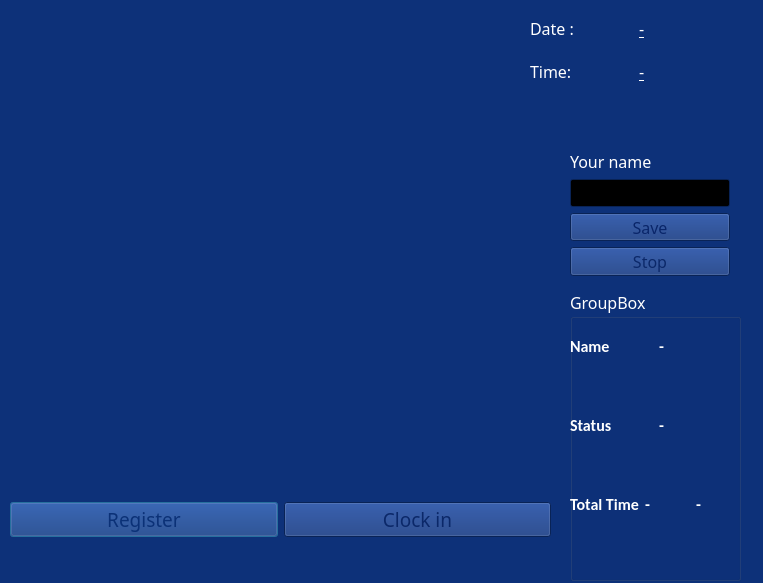
<?xml version="1.0" encoding="UTF-8"?>
<ui version="4.0">
 <class>OutputDialog</class>
 <widget class="QDialog" name="OutputDialog">
  <property name="geometry">
   <rect>
    <x>0</x>
    <y>0</y>
    <width>763</width>
    <height>583</height>
   </rect>
  </property>
  <property name="minimumSize">
   <size>
    <width>0</width>
    <height>0</height>
   </size>
  </property>
  <property name="maximumSize">
   <size>
    <width>1920</width>
    <height>1080</height>
   </size>
  </property>
  <property name="palette">
   <palette>
    <active>
     <colorrole role="WindowText">
      <brush brushstyle="SolidPattern">
       <color alpha="255">
        <red>255</red>
        <green>255</green>
        <blue>255</blue>
       </color>
      </brush>
     </colorrole>
     <colorrole role="Button">
      <brush brushstyle="SolidPattern">
       <color alpha="255">
        <red>13</red>
        <green>49</green>
        <blue>121</blue>
       </color>
      </brush>
     </colorrole>
     <colorrole role="Light">
      <brush brushstyle="SolidPattern">
       <color alpha="255">
        <red>19</red>
        <green>73</green>
        <blue>181</blue>
       </color>
      </brush>
     </colorrole>
     <colorrole role="Midlight">
      <brush brushstyle="SolidPattern">
       <color alpha="255">
        <red>16</red>
        <green>61</green>
        <blue>151</blue>
       </color>
      </brush>
     </colorrole>
     <colorrole role="Dark">
      <brush brushstyle="SolidPattern">
       <color alpha="255">
        <red>6</red>
        <green>24</green>
        <blue>60</blue>
       </color>
      </brush>
     </colorrole>
     <colorrole role="Mid">
      <brush brushstyle="SolidPattern">
       <color alpha="255">
        <red>9</red>
        <green>33</green>
        <blue>81</blue>
       </color>
      </brush>
     </colorrole>
     <colorrole role="Text">
      <brush brushstyle="SolidPattern">
       <color alpha="255">
        <red>255</red>
        <green>255</green>
        <blue>255</blue>
       </color>
      </brush>
     </colorrole>
     <colorrole role="BrightText">
      <brush brushstyle="SolidPattern">
       <color alpha="255">
        <red>255</red>
        <green>255</green>
        <blue>255</blue>
       </color>
      </brush>
     </colorrole>
     <colorrole role="ButtonText">
      <brush brushstyle="SolidPattern">
       <color alpha="255">
        <red>255</red>
        <green>255</green>
        <blue>255</blue>
       </color>
      </brush>
     </colorrole>
     <colorrole role="Base">
      <brush brushstyle="SolidPattern">
       <color alpha="255">
        <red>0</red>
        <green>0</green>
        <blue>0</blue>
       </color>
      </brush>
     </colorrole>
     <colorrole role="Window">
      <brush brushstyle="SolidPattern">
       <color alpha="255">
        <red>13</red>
        <green>49</green>
        <blue>121</blue>
       </color>
      </brush>
     </colorrole>
     <colorrole role="Shadow">
      <brush brushstyle="SolidPattern">
       <color alpha="255">
        <red>0</red>
        <green>0</green>
        <blue>0</blue>
       </color>
      </brush>
     </colorrole>
     <colorrole role="AlternateBase">
      <brush brushstyle="SolidPattern">
       <color alpha="255">
        <red>6</red>
        <green>24</green>
        <blue>60</blue>
       </color>
      </brush>
     </colorrole>
     <colorrole role="ToolTipBase">
      <brush brushstyle="SolidPattern">
       <color alpha="255">
        <red>255</red>
        <green>255</green>
        <blue>220</blue>
       </color>
      </brush>
     </colorrole>
     <colorrole role="ToolTipText">
      <brush brushstyle="SolidPattern">
       <color alpha="255">
        <red>0</red>
        <green>0</green>
        <blue>0</blue>
       </color>
      </brush>
     </colorrole>
     <colorrole role="PlaceholderText">
      <brush brushstyle="SolidPattern">
       <color alpha="128">
        <red>255</red>
        <green>255</green>
        <blue>255</blue>
       </color>
      </brush>
     </colorrole>
    </active>
    <inactive>
     <colorrole role="WindowText">
      <brush brushstyle="SolidPattern">
       <color alpha="255">
        <red>255</red>
        <green>255</green>
        <blue>255</blue>
       </color>
      </brush>
     </colorrole>
     <colorrole role="Button">
      <brush brushstyle="SolidPattern">
       <color alpha="255">
        <red>13</red>
        <green>49</green>
        <blue>121</blue>
       </color>
      </brush>
     </colorrole>
     <colorrole role="Light">
      <brush brushstyle="SolidPattern">
       <color alpha="255">
        <red>19</red>
        <green>73</green>
        <blue>181</blue>
       </color>
      </brush>
     </colorrole>
     <colorrole role="Midlight">
      <brush brushstyle="SolidPattern">
       <color alpha="255">
        <red>16</red>
        <green>61</green>
        <blue>151</blue>
       </color>
      </brush>
     </colorrole>
     <colorrole role="Dark">
      <brush brushstyle="SolidPattern">
       <color alpha="255">
        <red>6</red>
        <green>24</green>
        <blue>60</blue>
       </color>
      </brush>
     </colorrole>
     <colorrole role="Mid">
      <brush brushstyle="SolidPattern">
       <color alpha="255">
        <red>9</red>
        <green>33</green>
        <blue>81</blue>
       </color>
      </brush>
     </colorrole>
     <colorrole role="Text">
      <brush brushstyle="SolidPattern">
       <color alpha="255">
        <red>255</red>
        <green>255</green>
        <blue>255</blue>
       </color>
      </brush>
     </colorrole>
     <colorrole role="BrightText">
      <brush brushstyle="SolidPattern">
       <color alpha="255">
        <red>255</red>
        <green>255</green>
        <blue>255</blue>
       </color>
      </brush>
     </colorrole>
     <colorrole role="ButtonText">
      <brush brushstyle="SolidPattern">
       <color alpha="255">
        <red>255</red>
        <green>255</green>
        <blue>255</blue>
       </color>
      </brush>
     </colorrole>
     <colorrole role="Base">
      <brush brushstyle="SolidPattern">
       <color alpha="255">
        <red>0</red>
        <green>0</green>
        <blue>0</blue>
       </color>
      </brush>
     </colorrole>
     <colorrole role="Window">
      <brush brushstyle="SolidPattern">
       <color alpha="255">
        <red>13</red>
        <green>49</green>
        <blue>121</blue>
       </color>
      </brush>
     </colorrole>
     <colorrole role="Shadow">
      <brush brushstyle="SolidPattern">
       <color alpha="255">
        <red>0</red>
        <green>0</green>
        <blue>0</blue>
       </color>
      </brush>
     </colorrole>
     <colorrole role="AlternateBase">
      <brush brushstyle="SolidPattern">
       <color alpha="255">
        <red>6</red>
        <green>24</green>
        <blue>60</blue>
       </color>
      </brush>
     </colorrole>
     <colorrole role="ToolTipBase">
      <brush brushstyle="SolidPattern">
       <color alpha="255">
        <red>255</red>
        <green>255</green>
        <blue>220</blue>
       </color>
      </brush>
     </colorrole>
     <colorrole role="ToolTipText">
      <brush brushstyle="SolidPattern">
       <color alpha="255">
        <red>0</red>
        <green>0</green>
        <blue>0</blue>
       </color>
      </brush>
     </colorrole>
     <colorrole role="PlaceholderText">
      <brush brushstyle="SolidPattern">
       <color alpha="128">
        <red>255</red>
        <green>255</green>
        <blue>255</blue>
       </color>
      </brush>
     </colorrole>
    </inactive>
    <disabled>
     <colorrole role="WindowText">
      <brush brushstyle="SolidPattern">
       <color alpha="255">
        <red>6</red>
        <green>24</green>
        <blue>60</blue>
       </color>
      </brush>
     </colorrole>
     <colorrole role="Button">
      <brush brushstyle="SolidPattern">
       <color alpha="255">
        <red>13</red>
        <green>49</green>
        <blue>121</blue>
       </color>
      </brush>
     </colorrole>
     <colorrole role="Light">
      <brush brushstyle="SolidPattern">
       <color alpha="255">
        <red>19</red>
        <green>73</green>
        <blue>181</blue>
       </color>
      </brush>
     </colorrole>
     <colorrole role="Midlight">
      <brush brushstyle="SolidPattern">
       <color alpha="255">
        <red>16</red>
        <green>61</green>
        <blue>151</blue>
       </color>
      </brush>
     </colorrole>
     <colorrole role="Dark">
      <brush brushstyle="SolidPattern">
       <color alpha="255">
        <red>6</red>
        <green>24</green>
        <blue>60</blue>
       </color>
      </brush>
     </colorrole>
     <colorrole role="Mid">
      <brush brushstyle="SolidPattern">
       <color alpha="255">
        <red>9</red>
        <green>33</green>
        <blue>81</blue>
       </color>
      </brush>
     </colorrole>
     <colorrole role="Text">
      <brush brushstyle="SolidPattern">
       <color alpha="255">
        <red>6</red>
        <green>24</green>
        <blue>60</blue>
       </color>
      </brush>
     </colorrole>
     <colorrole role="BrightText">
      <brush brushstyle="SolidPattern">
       <color alpha="255">
        <red>255</red>
        <green>255</green>
        <blue>255</blue>
       </color>
      </brush>
     </colorrole>
     <colorrole role="ButtonText">
      <brush brushstyle="SolidPattern">
       <color alpha="255">
        <red>6</red>
        <green>24</green>
        <blue>60</blue>
       </color>
      </brush>
     </colorrole>
     <colorrole role="Base">
      <brush brushstyle="SolidPattern">
       <color alpha="255">
        <red>13</red>
        <green>49</green>
        <blue>121</blue>
       </color>
      </brush>
     </colorrole>
     <colorrole role="Window">
      <brush brushstyle="SolidPattern">
       <color alpha="255">
        <red>13</red>
        <green>49</green>
        <blue>121</blue>
       </color>
      </brush>
     </colorrole>
     <colorrole role="Shadow">
      <brush brushstyle="SolidPattern">
       <color alpha="255">
        <red>0</red>
        <green>0</green>
        <blue>0</blue>
       </color>
      </brush>
     </colorrole>
     <colorrole role="AlternateBase">
      <brush brushstyle="SolidPattern">
       <color alpha="255">
        <red>13</red>
        <green>49</green>
        <blue>121</blue>
       </color>
      </brush>
     </colorrole>
     <colorrole role="ToolTipBase">
      <brush brushstyle="SolidPattern">
       <color alpha="255">
        <red>255</red>
        <green>255</green>
        <blue>220</blue>
       </color>
      </brush>
     </colorrole>
     <colorrole role="ToolTipText">
      <brush brushstyle="SolidPattern">
       <color alpha="255">
        <red>0</red>
        <green>0</green>
        <blue>0</blue>
       </color>
      </brush>
     </colorrole>
     <colorrole role="PlaceholderText">
      <brush brushstyle="SolidPattern">
       <color alpha="128">
        <red>255</red>
        <green>255</green>
        <blue>255</blue>
       </color>
      </brush>
     </colorrole>
    </disabled>
   </palette>
  </property>
  <property name="font">
   <font>
    <family>Franklin Gothic Medium</family>
    <pointsize>12</pointsize>
    <weight>50</weight>
    <bold>false</bold>
   </font>
  </property>
  <property name="windowTitle">
   <string>Facial Recognition</string>
  </property>
  <property name="windowIcon">
   <iconset resource="resource.qrc">
    <normaloff>:/icon/icon.png</normaloff>:/icon/icon.png</iconset>
  </property>
  <widget class="QLabel" name="imgLabel">
   <property name="geometry">
    <rect>
     <x>10</x>
     <y>10</y>
     <width>511</width>
     <height>391</height>
    </rect>
   </property>
   <property name="maximumSize">
    <size>
     <width>640</width>
     <height>480</height>
    </size>
   </property>
   <property name="text">
    <string/>
   </property>
  </widget>
  <widget class="QWidget" name="horizontalLayoutWidget">
   <property name="geometry">
    <rect>
     <x>10</x>
     <y>480</y>
     <width>541</width>
     <height>80</height>
    </rect>
   </property>
   <layout class="QHBoxLayout" name="horizontalLayout">
    <item>
     <widget class="QPushButton" name="registerButton">
      <property name="palette">
       <palette>
        <active>
         <colorrole role="Text">
          <brush brushstyle="SolidPattern">
           <color alpha="255">
            <red>255</red>
            <green>255</green>
            <blue>255</blue>
           </color>
          </brush>
         </colorrole>
         <colorrole role="ButtonText">
          <brush brushstyle="SolidPattern">
           <color alpha="255">
            <red>11</red>
            <green>49</green>
            <blue>119</blue>
           </color>
          </brush>
         </colorrole>
        </active>
        <inactive>
         <colorrole role="Text">
          <brush brushstyle="SolidPattern">
           <color alpha="255">
            <red>255</red>
            <green>255</green>
            <blue>255</blue>
           </color>
          </brush>
         </colorrole>
         <colorrole role="ButtonText">
          <brush brushstyle="SolidPattern">
           <color alpha="255">
            <red>11</red>
            <green>49</green>
            <blue>119</blue>
           </color>
          </brush>
         </colorrole>
        </inactive>
        <disabled>
         <colorrole role="Text">
          <brush brushstyle="SolidPattern">
           <color alpha="255">
            <red>6</red>
            <green>24</green>
            <blue>60</blue>
           </color>
          </brush>
         </colorrole>
         <colorrole role="ButtonText">
          <brush brushstyle="SolidPattern">
           <color alpha="255">
            <red>6</red>
            <green>24</green>
            <blue>60</blue>
           </color>
          </brush>
         </colorrole>
        </disabled>
       </palette>
      </property>
      <property name="font">
       <font>
        <family>Franklin Gothic Medium</family>
        <pointsize>14</pointsize>
        <weight>50</weight>
        <bold>false</bold>
       </font>
      </property>
      <property name="text">
       <string>Register</string>
      </property>
      <property name="checkable">
       <bool>true</bool>
      </property>
     </widget>
    </item>
    <item>
     <widget class="QPushButton" name="ClockInButton">
      <property name="palette">
       <palette>
        <active>
         <colorrole role="ButtonText">
          <brush brushstyle="SolidPattern">
           <color alpha="255">
            <red>11</red>
            <green>40</green>
            <blue>105</blue>
           </color>
          </brush>
         </colorrole>
        </active>
        <inactive>
         <colorrole role="ButtonText">
          <brush brushstyle="SolidPattern">
           <color alpha="255">
            <red>11</red>
            <green>40</green>
            <blue>105</blue>
           </color>
          </brush>
         </colorrole>
        </inactive>
        <disabled>
         <colorrole role="ButtonText">
          <brush brushstyle="SolidPattern">
           <color alpha="255">
            <red>6</red>
            <green>24</green>
            <blue>60</blue>
           </color>
          </brush>
         </colorrole>
        </disabled>
       </palette>
      </property>
      <property name="font">
       <font>
        <family>Franklin Gothic Medium</family>
        <pointsize>14</pointsize>
        <weight>50</weight>
        <bold>false</bold>
       </font>
      </property>
      <property name="text">
       <string>Clock in</string>
      </property>
      <property name="checkable">
       <bool>true</bool>
      </property>
     </widget>
    </item>
   </layout>
  </widget>
  <widget class="QWidget" name="gridLayoutWidget">
   <property name="geometry">
    <rect>
     <x>530</x>
     <y>10</y>
     <width>211</width>
     <height>80</height>
    </rect>
   </property>
   <layout class="QGridLayout" name="gridLayout">
    <item row="0" column="0">
     <layout class="QHBoxLayout" name="horizontalLayout_2">
      <item>
       <widget class="QLabel" name="label">
        <property name="font">
         <font>
          <family>Franklin Gothic Medium</family>
          <pointsize>12</pointsize>
          <weight>50</weight>
          <bold>false</bold>
         </font>
        </property>
        <property name="text">
         <string>Date :</string>
        </property>
       </widget>
      </item>
      <item>
       <widget class="QLabel" name="Date_Label">
        <property name="font">
         <font>
          <family>Franklin Gothic Medium</family>
          <pointsize>12</pointsize>
          <weight>50</weight>
          <bold>false</bold>
          <underline>true</underline>
         </font>
        </property>
        <property name="text">
         <string>-</string>
        </property>
       </widget>
      </item>
     </layout>
    </item>
    <item row="1" column="0">
     <layout class="QHBoxLayout" name="horizontalLayout_3">
      <item>
       <widget class="QLabel" name="label_2">
        <property name="font">
         <font>
          <family>Franklin Gothic Medium</family>
          <pointsize>12</pointsize>
          <weight>50</weight>
          <bold>false</bold>
         </font>
        </property>
        <property name="text">
         <string>Time:</string>
        </property>
       </widget>
      </item>
      <item>
       <widget class="QLabel" name="Time_Label">
        <property name="font">
         <font>
          <family>Franklin Gothic Medium</family>
          <pointsize>12</pointsize>
          <weight>50</weight>
          <bold>false</bold>
          <underline>true</underline>
         </font>
        </property>
        <property name="text">
         <string>-</string>
        </property>
       </widget>
      </item>
     </layout>
    </item>
   </layout>
  </widget>
  <widget class="QGroupBox" name="groupBox">
   <property name="geometry">
    <rect>
     <x>570</x>
     <y>290</y>
     <width>171</width>
     <height>291</height>
    </rect>
   </property>
   <property name="title">
    <string>GroupBox</string>
   </property>
   <widget class="QWidget" name="gridLayoutWidget_2">
    <property name="geometry">
     <rect>
      <x>0</x>
      <y>20</y>
      <width>171</width>
      <height>231</height>
     </rect>
    </property>
    <layout class="QGridLayout" name="gridLayout_2">
     <item row="1" column="0">
      <layout class="QHBoxLayout" name="horizontalLayout_5">
       <item>
        <widget class="QLabel" name="label_4">
         <property name="font">
          <font>
           <family>Calibri</family>
           <pointsize>12</pointsize>
           <weight>75</weight>
           <bold>true</bold>
          </font>
         </property>
         <property name="text">
          <string>Status</string>
         </property>
        </widget>
       </item>
       <item>
        <widget class="QLabel" name="StatusLabel">
         <property name="font">
          <font>
           <family>Calibri</family>
           <pointsize>12</pointsize>
           <weight>75</weight>
           <bold>true</bold>
          </font>
         </property>
         <property name="text">
          <string>-</string>
         </property>
        </widget>
       </item>
      </layout>
     </item>
     <item row="0" column="0">
      <layout class="QHBoxLayout" name="horizontalLayout_4">
       <item>
        <widget class="QLabel" name="label_3">
         <property name="font">
          <font>
           <family>Calibri</family>
           <pointsize>12</pointsize>
           <weight>75</weight>
           <bold>true</bold>
          </font>
         </property>
         <property name="text">
          <string>Name</string>
         </property>
        </widget>
       </item>
       <item>
        <widget class="QLabel" name="NameLabel">
         <property name="font">
          <font>
           <family>Calibri</family>
           <pointsize>12</pointsize>
           <weight>75</weight>
           <bold>true</bold>
          </font>
         </property>
         <property name="text">
          <string>-</string>
         </property>
        </widget>
       </item>
      </layout>
     </item>
     <item row="2" column="0">
      <layout class="QHBoxLayout" name="horizontalLayout_6">
       <item>
        <widget class="QLabel" name="label_5">
         <property name="font">
          <font>
           <family>Calibri</family>
           <pointsize>12</pointsize>
           <weight>75</weight>
           <bold>true</bold>
          </font>
         </property>
         <property name="text">
          <string>Total Time</string>
         </property>
        </widget>
       </item>
       <item>
        <widget class="QLabel" name="HoursLabel">
         <property name="font">
          <font>
           <family>Calibri</family>
           <pointsize>12</pointsize>
           <weight>75</weight>
           <bold>true</bold>
          </font>
         </property>
         <property name="text">
          <string>-</string>
         </property>
        </widget>
       </item>
       <item>
        <widget class="QLabel" name="MinLabel">
         <property name="font">
          <font>
           <family>Calibri</family>
           <pointsize>12</pointsize>
           <weight>75</weight>
           <bold>true</bold>
          </font>
         </property>
         <property name="text">
          <string>-</string>
         </property>
        </widget>
       </item>
      </layout>
     </item>
    </layout>
   </widget>
  </widget>
  <widget class="QWidget" name="verticalLayoutWidget">
   <property name="geometry">
    <rect>
     <x>570</x>
     <y>150</y>
     <width>160</width>
     <height>126</height>
    </rect>
   </property>
   <layout class="QVBoxLayout" name="verticalLayout">
    <item>
     <widget class="QLabel" name="label_6">
      <property name="text">
       <string>Your name</string>
      </property>
     </widget>
    </item>
    <item>
     <widget class="QLineEdit" name="trainingName"/>
    </item>
    <item>
     <widget class="QPushButton" name="saveButton">
      <property name="palette">
       <palette>
        <active>
         <colorrole role="ButtonText">
          <brush brushstyle="SolidPattern">
           <color alpha="255">
            <red>9</red>
            <green>37</green>
            <blue>105</blue>
           </color>
          </brush>
         </colorrole>
        </active>
        <inactive>
         <colorrole role="ButtonText">
          <brush brushstyle="SolidPattern">
           <color alpha="255">
            <red>9</red>
            <green>37</green>
            <blue>105</blue>
           </color>
          </brush>
         </colorrole>
        </inactive>
        <disabled>
         <colorrole role="ButtonText">
          <brush brushstyle="SolidPattern">
           <color alpha="255">
            <red>6</red>
            <green>24</green>
            <blue>60</blue>
           </color>
          </brush>
         </colorrole>
        </disabled>
       </palette>
      </property>
      <property name="text">
       <string>Save</string>
      </property>
      <property name="checkable">
       <bool>true</bool>
      </property>
     </widget>
    </item>
    <item>
     <widget class="QPushButton" name="stopSaving">
      <property name="palette">
       <palette>
        <active>
         <colorrole role="ButtonText">
          <brush brushstyle="SolidPattern">
           <color alpha="255">
            <red>11</red>
            <green>40</green>
            <blue>105</blue>
           </color>
          </brush>
         </colorrole>
        </active>
        <inactive>
         <colorrole role="ButtonText">
          <brush brushstyle="SolidPattern">
           <color alpha="255">
            <red>11</red>
            <green>40</green>
            <blue>105</blue>
           </color>
          </brush>
         </colorrole>
        </inactive>
        <disabled>
         <colorrole role="ButtonText">
          <brush brushstyle="SolidPattern">
           <color alpha="255">
            <red>6</red>
            <green>24</green>
            <blue>60</blue>
           </color>
          </brush>
         </colorrole>
        </disabled>
       </palette>
      </property>
      <property name="text">
       <string>Stop</string>
      </property>
      <property name="checkable">
       <bool>true</bool>
      </property>
     </widget>
    </item>
   </layout>
  </widget>
 </widget>
 <resources>
  <include location="resource.qrc"/>
 </resources>
 <connections/>
</ui>
